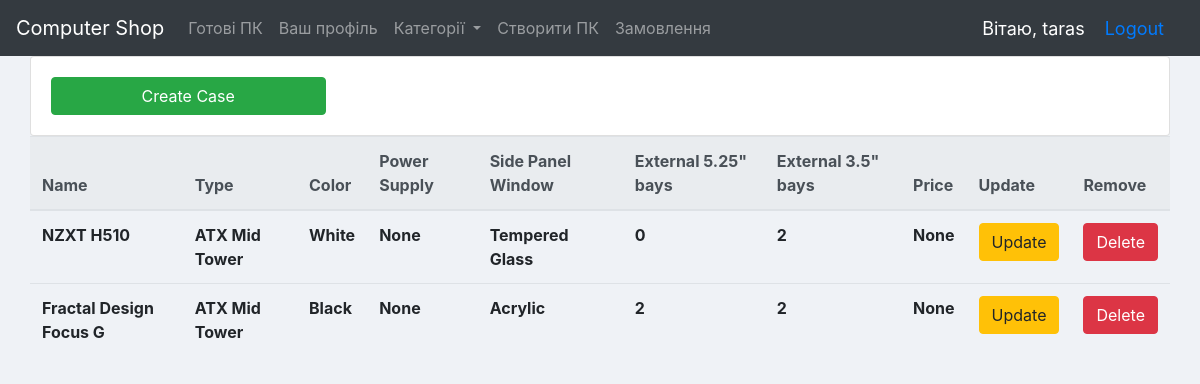
The app's page /case/ (signed in) with its own data.
### computers/models.py (models this page shows, shortened)
class Case(models.Model):
    name = models.CharField(max_length=150, null=True)
    type = models.CharField(max_length=150, null=True)
    color = models.CharField(max_length=150, null=True)
    power_supply = models.CharField(max_length=150, null=True)
    side_panel_window = models.CharField(max_length=150, null=True)
    external_5_25_bays = models.PositiveIntegerField(null=True)
    external_3_5_bays = models.PositiveIntegerField(null=True)
    price = models.FloatField(null=True)

### computers/decorators.py (the view)
        def wrapper_func(request, *args, **kwargs):
            group = None
            if request.user.groups.exists():
                group = request.user.groups.all()[0].name
            if group in allowed_roles:
                return view_func(request, *args, **kwargs)
            else:
                return HttpResponse('You are not authorized!')

### computers/views/case_views.py (called while the page is built)
@login_required(login_url='login')
@allowed_users(allowed_roles=['admin'])
def case_list(request):
    cases = Case.objects.all()
    context = {'cases': cases}
    return render(request, 'computers/case/table.html', context)

### computers/templates/computers/case/table.html
{% extends 'computers/base.html' %}
{% block content %}
<div class="row justify-content-right">
        <div class="card card-body">
            <a class="btn btn-success w-25" href="{% url 'create_case'%}">Create Case</a>
        </div>
</div>
<div class="row justify-content-center">
    <table class="table">
        <thead class="thead-light">
            <tr>
                <th scope="col">Name</th>
                <th scope="col">Type</th>
                <th scope="col">Color</th>
                <th scope="col">Power Supply</th>
                <th scope="col">Side Panel Window</th>
                <th scope="col">External 5.25" bays</th>
                <th scope="col">External 3.5" bays</th>
                <th scope="col">Price</th>
                <th scope="col">Update</th>
                <th scope="col">Remove</th>
            </tr>
        </thead>
        <tbody>
            {% for case in cases %}
            <tr>
                <th scope="col">{{ case.name }}</th>
                <th scope="col">{{ case.type }}</th>
                <th scope="col">{{ case.color }}</th>
                <th scope="col">{{ case.power_supply }}</th>
                <th scope="col">{{ case.side_panel_window }}</th>
                <th scope="col">{{ case.external_5_25_bays }}</th>
                <th scope="col">{{ case.external_3_5_bays }}</th>
                <th scope="col">{{ case.price }}</th>
                <th scope="col">
                    <a class="btn btn-warning" href="{% url 'update_case' case.id %}">Update</a>
                </th>
                <th scope="col">
                    <a class="btn btn-danger" href="{% url 'delete_case' case.id %}">Delete</a>
                </th>
            </tr>
        {% endfor %}
        </tbody>
    </table>
</div>
{% endblock %}

### computers/templates/computers/base.html (shortened to what this page needs)
<!DOCTYPE html>
<html lang="en">
<head>
    <link rel="stylesheet" href="https://maxcdn.bootstrapcdn.com/bootstrap/4.0.0/css/bootstrap.min.css"
>
    {% load static %}
</head>
<body>
<nav class="navbar navbar-expand-lg navbar-dark bg-dark">
    <a class="navbar-brand" href="{% url 'home' %}">Computer Shop</a>
    {% include 'computers/navbar.html' %}
    <span class="hello-msg">Вітаю, {{request.user}}</span>
    {% if request.user.is_authenticated %}
        <span class="hello-msg"><a href="{% url 'logout' %}">Logout</a></span>
    {% else %}
        <span class="hello-msg"><a href="{% url 'login' %}">Login</a></span>
    {% endif %}
</nav>
<div class="{% block container %}container{% endblock %}">
    {% block content %}
    {% endblock %}
</div>
</body>
</html>

### computers/templates/computers/base.html (style rules this page uses)
body { background-color:#eff2f6; }
.hello-msg { font-size: 18px; color: #fff; margin-right: 20px; }

### records on screen
Case: name "NZXT H510", type "ATX Mid Tower", color "White", power_supply "None", side_panel_window "Tempered Glass", external_5_25_bays "0", external_3_5_bays "2", price "None"
Case: name "Fractal Design Focus G", type "ATX Mid Tower", color "Black", power_supply "None", side_panel_window "Acrylic", external_5_25_bays "2", external_3_5_bays "2", price "None"

### other values on screen
{{ request.user }} "taras"
